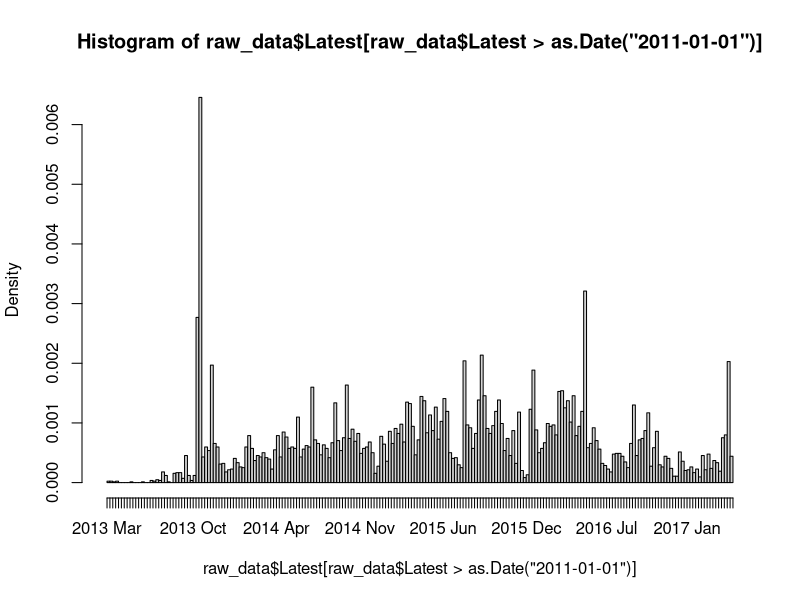

The R source for this figure:
# Lets have a look at the data
raw_data <- read.csv('data/FWW_EngagementData_FinalSum.csv',
                     stringsAsFactors = FALSE)

summary(raw_data)

# What do the last dates of activity look like
raw_data$Latest <- as.Date(as.character(raw_data$Latest), format = '%d-%b-%y')

hist(raw_data$Latest[raw_data$Latest > as.Date('2011-01-01')], breaks = 'weeks')

table(raw_data$Latest)

# Okay, so which columns do we need to fix?
str(raw_data)

# There are a bunch of columns that are factors that need to be numeric
# they have strange NA values that need to be fixed
new_data <- raw_data

for(i in c('HWP', 'HWP.1', 'Time', 'Bulk', 'Complex', 'Task', 'Online')){
  
  new_data[,i] <- as.numeric(gsub('#N/A', 'NA', raw_data[,i]))
  
}

str(new_data)

# Now fix the date columns
for(i in c('created', 'access', 'login')){
  new_data[,i] <- as.Date(as.character(raw_data[,i]), format = '%d-%b-%y')
}  

str(new_data)
data <- new_data
save(new_data, file = 'data/data.rdata')
